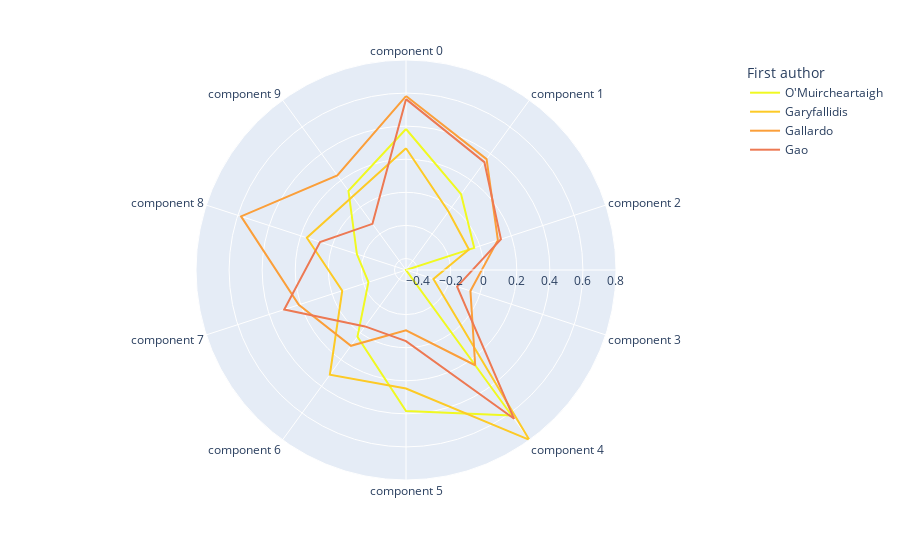

Notebook cell for this chart:
### Markdown cell above
We can also check the distribution of component loadings for this category alone. As expected, there is a certain similarity in the component loadings for these papers, in particular along `component 4`:

### Code cell
import plotly.express as px
import numpy as np
df_visu = pd.melt(df_X.iloc[category_4], id_vars='First author')
fig = px.line_polar(df_visu, r='value', theta='variable', color='First author', line_close=True,
            color_discrete_sequence=px.colors.sequential.Plasma_r)
fig.show()

### Figure 1 — Plotly figure (JSON) as saved in the notebook; plotly's stock layout.template omitted (floating-point values rounded to 4 significant figures)
{"data": [{"hovertemplate": "First author=O'Muircheartaigh<br>value=%{r}<br>variable=%{theta}<extra></extra>", "legendgroup": "O'Muircheartaigh", "line": {"color": "#f0f921", "dash": "solid"}, "marker": {"symbol": "circle"}, "mode": "lines", "name": "O'Muircheartaigh", "r": [0.3828, 0.09688, -0.03605, -0.4696, 0.6179, 0.3829, 0.02935, -0.2307, -0.1574, 0.1224, 0.3828], "showlegend": true, "subplot": "polar", "theta": ["component 0", "component 1", "component 2", "component 3", "component 4", "component 5", "component 6", "component 7", "component 8", "component 9", "component 0"], "type": "scatterpolar"}, {"hovertemplate": "First author=Garyfallidis<br>value=%{r}<br>variable=%{theta}<extra></extra>", "legendgroup": "Garyfallidis", "line": {"color": "#fdca26", "dash": "solid"}, "marker": {"symbol": "circle"}, "mode": "lines", "name": "Garyfallidis", "r": [0.2665, -0.03281, -0.06949, -0.2954, 0.8, 0.2471, 0.3136, -0.06421, 0.1608, 0.07966, 0.2665], "showlegend": true, "subplot": "polar", "theta": ["component 0", "component 1", "component 2", "component 3", "component 4", "component 5", "component 6", "component 7", "component 8", "component 9", "component 0"], "type": "scatterpolar"}, {"hovertemplate": "First author=Gallardo<br>value=%{r}<br>variable=%{theta}<extra></extra>", "legendgroup": "Gallardo", "line": {"color": "#fb9f3a", "dash": "solid"}, "marker": {"symbol": "circle"}, "mode": "lines", "name": "Gallardo", "r": [0.5822, 0.3591, 0.1144, -0.06003, 0.2422, -0.1046, 0.09697, 0.2119, 0.5789, 0.2372, 0.5822], "showlegend": true, "subplot": "polar", "theta": ["component 0", "component 1", "component 2", "component 3", "component 4", "component 5", "component 6", "component 7", "component 8", "component 9", "component 0"], "type": "scatterpolar"}, {"hovertemplate": "First author=Gao<br>value=%{r}<br>variable=%{theta}<extra></extra>", "legendgroup": "Gao", "line": {"color": "#ed7953", "dash": "solid"}, "marker": {"symbol": "circle"}, "mode": "lines", "name": "Gao", "r": [0.5634, 0.3364, 0.1338, -0.1445, 0.6424, -0.03975, -0.0481, 0.3045, 0.07662, -0.1246, 0.5634], "showlegend": true, "subplot": "polar", "theta": ["component 0", "component 1", "component 2", "component 3", "component 4", "component 5", "component 6", "component 7", "component 8", "component 9", "component 0"], "type": "scatterpolar"}], "layout": {"legend": {"title": {"text": "First author"}, "tracegroupgap": 0}, "margin": {"t": 60}, "polar": {"angularaxis": {"direction": "clockwise", "rotation": 90}, "domain": {"x": [0.0, 1.0], "y": [0.0, 1.0]}}}}
